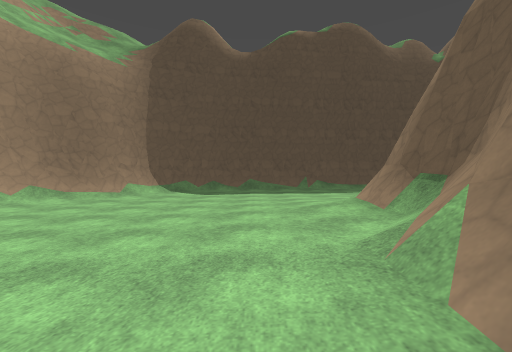
view 1 (above)

14 first-person views from a walk through a level from a Godot 3-D game. The camera is 1.3 m above the floor, looks level and sees 90° across. The floor is counted in squares, 2 m on a side. Each view is taken from the middle of a square. On the plan, view 1 faces up. The plan holds only what a view shows up to about 9 squares ahead; the rest is blank. The place goes on beyond the plan. Surface patterns are stand-ins for the level's own textures.

view 2
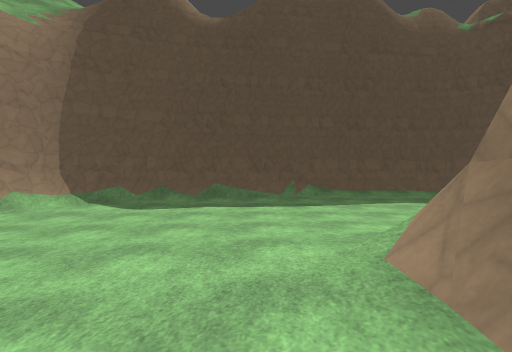

view 3
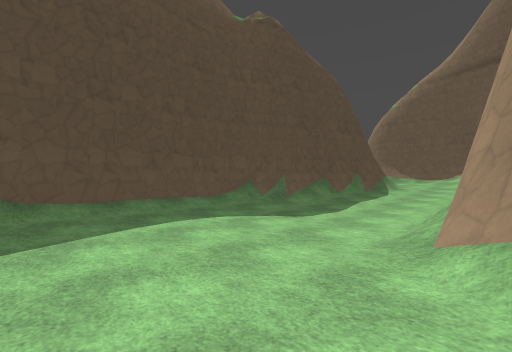

view 4
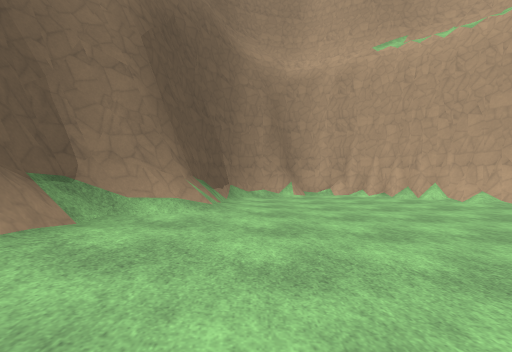

view 5
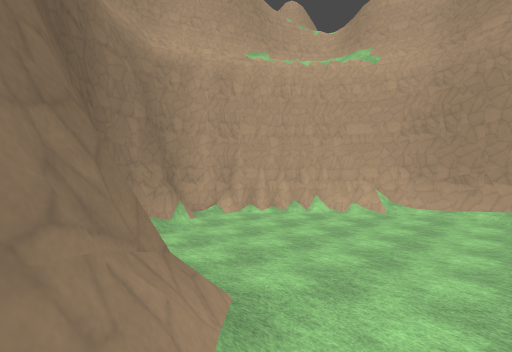

view 6
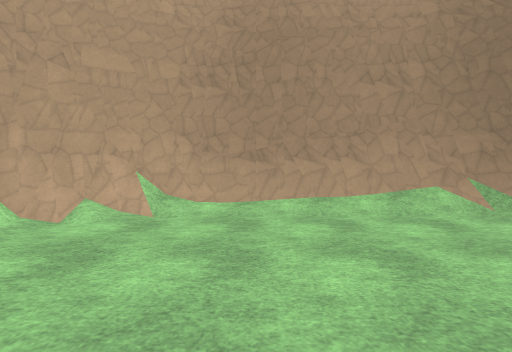

view 7
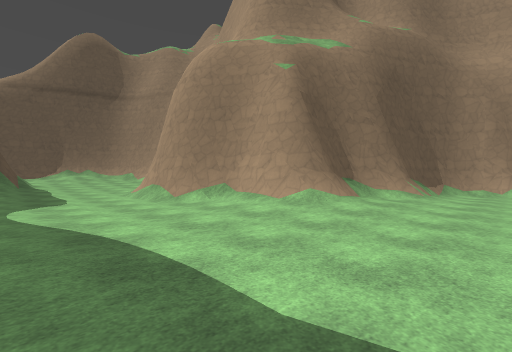

view 8
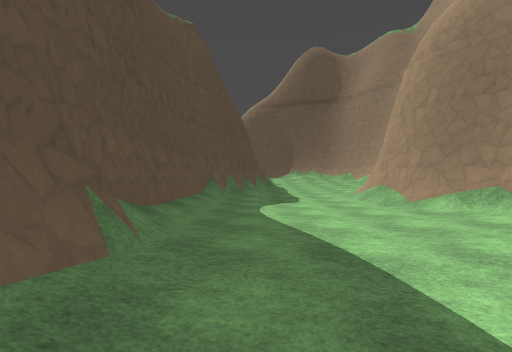

view 9
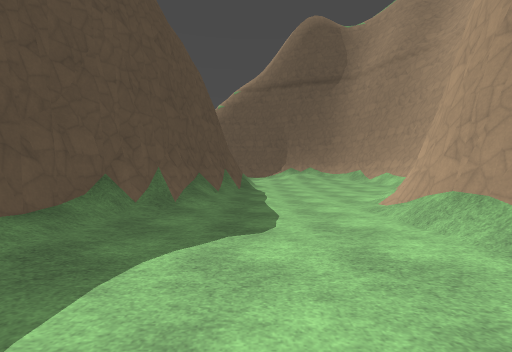

view 10
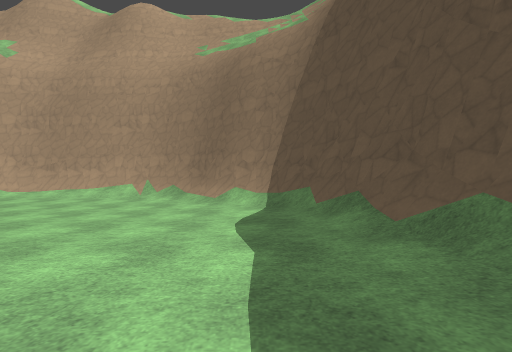

view 11
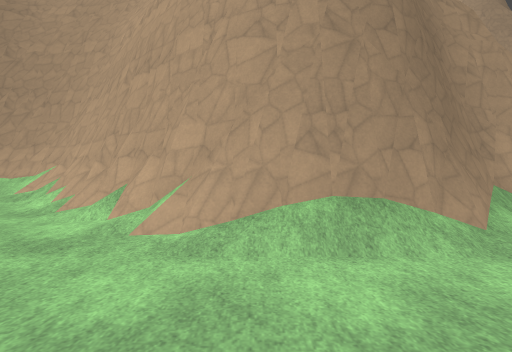

view 12
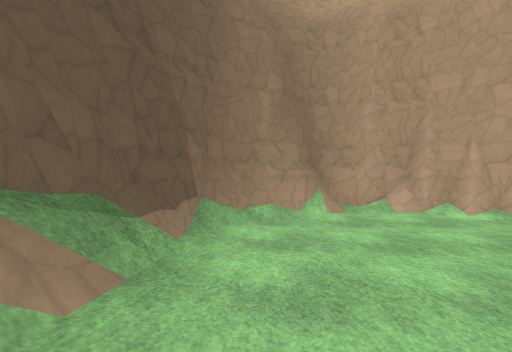

view 13
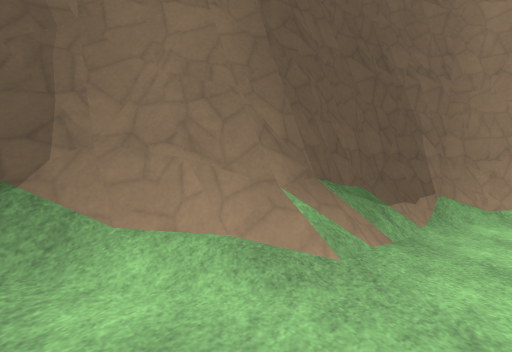

view 14
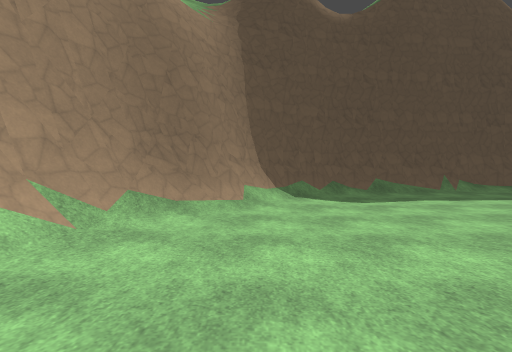

### Floor plan
Key: @ floor where view 1 was taken; # wall or solid block; . main floor; : floor 0.25 m higher than the main floor; / step, stairs or slope; = window, fence, low wall or low ledge.
Columns run from 7 left of view 1 to 12 right of it. Each row starts with its distance up from view 1.
 12         #########
 11     ######//////###
 10    ##//:::....../=##
  9   ##/............::=
  8  ##/.............::
  7  #/..........///.::
  6 ##/......////#####:
  5 #/......//####   ##=
  4 #/......//#
  3 #/......//#
  2 #/.....//##
  1 #/....../#
  0 ##.....@/#
 -1  #/.....##
 -2  ##/.../#
 -3   ###.###
 -4     ###

Where each view was taken, in squares from view 1:
view 1: 0 up, 0 right, facing up
view 2: 3 up, 1 right, facing up
view 3: 6 up, 3 right, facing up-right
view 4: 6 up, 0 right, facing down
view 5: 3 up, 2 right, facing down-left
view 6: 2 up, 2 left, facing left
view 7: 10 up, 1 left, facing down-right
view 8: 10 up, 0 right, facing right
view 9: 9 up, 4 right, facing right
view 10: 9 up, 2 right, facing left
view 11: 9 up, 8 right, facing down
view 12: 2 up, 0 right, facing down
view 13: 3 up, 0 right, facing down-right
view 14: 3 up, 4 left, facing up
